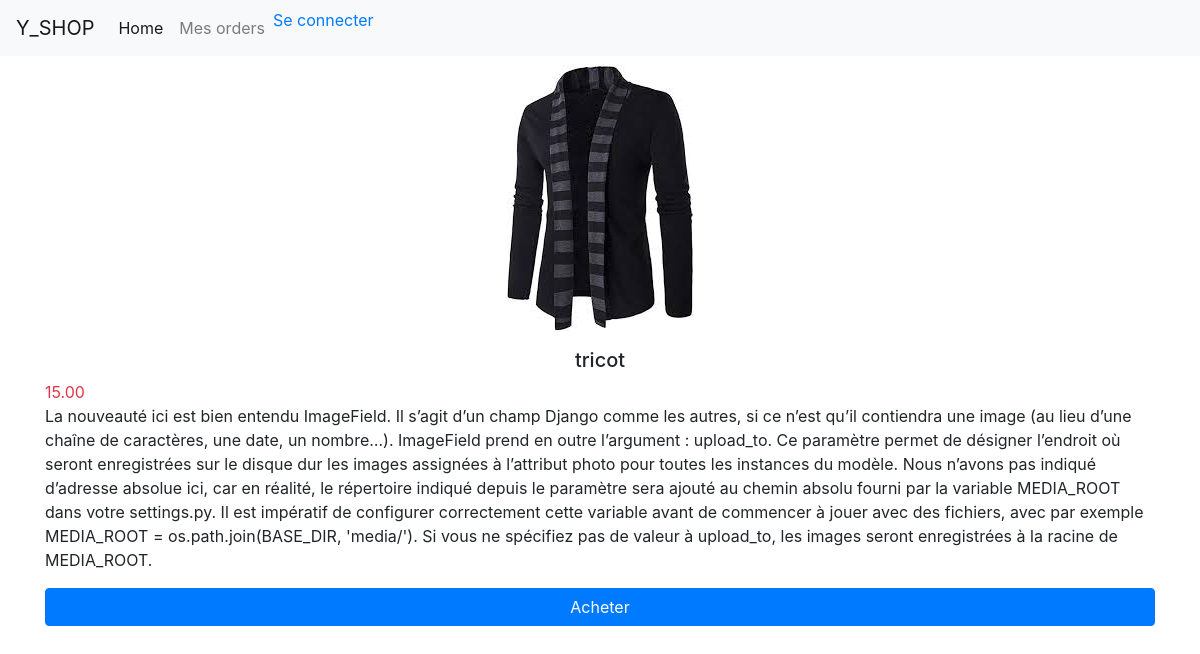
The app's page /products/0f1889bc-a5ac-4389-975f-b1802dbd096d/ with its own data.
### products/models.py (models this page shows, shortened)
class Product(models.Model):
    uuid = models.UUIDField(default=uuid.uuid4, primary_key=True)
    name = models.CharField(max_length=200)
    description = models.TextField()
    price = models.DecimalField(decimal_places=2, max_digits=10)
    created_at = models.DateTimeField(auto_now=True)
    last_modification = models.DateTimeField(auto_now_add=True)
    cover = models.ImageField(null=True)
    category = models.ForeignKey(Category, models.PROTECT)

### products/views.py (the view)
# urls.py: path('products/<uuid:id>/', views.product_detail, name="product-detail"),
def product_detail(request, id):
    product = Product.objects.get(uuid=id)
    return render(request, 'products/product-detail.html', {'product' : product})

### products/templates/products/product-detail.html
{% extends 'base.html' %}
{% block content %}
<div class="container">
    <div>
        <div class="d-flex justify-content-center pt-2">
            <img src="{{product.cover.url}}" alt="" class="img-fluid">
        </div>
        <h1 class="h5 text-center pt-3">{{product.name}}</h1>
        <span class="text-danger">{{product.price}}</span>
        <div>
            <p>
                {{product.description}}
            </p>
            <div class="pb-3">
                <a href="{% url 'buy-product' product.uuid %}" class="btn btn-primary btn-block">Acheter</a>
            </div>
        </div>
    </div>
</div>
{% endblock content %}

### records on screen
Product: cover (picture), name "tricot", price "15.00", description "La nouveauté ici est bien entendu ImageField. Il s’agit d’un champ Django comme les autres, si ce n’est qu’il contiendra une image (au lieu d’une chaîne de caractères, une date, un nombre…). ImageField prend en outre l’argument : upload_to. Ce paramètre permet de désigner l’endroit où seront enregistrées sur le disque dur les images assignées à l’attribut photo pour toutes les instances du modèle. Nous n’avons pas indiqué d’adresse absolue ici, car en réalité, le répertoire indiqué depuis le paramètre sera ajouté au chemin absolu fourni par la variable MEDIA_ROOT dans votre settings.py. Il est impératif de configurer correctement cette variable avant de commencer à jouer avec des fichiers,…"
